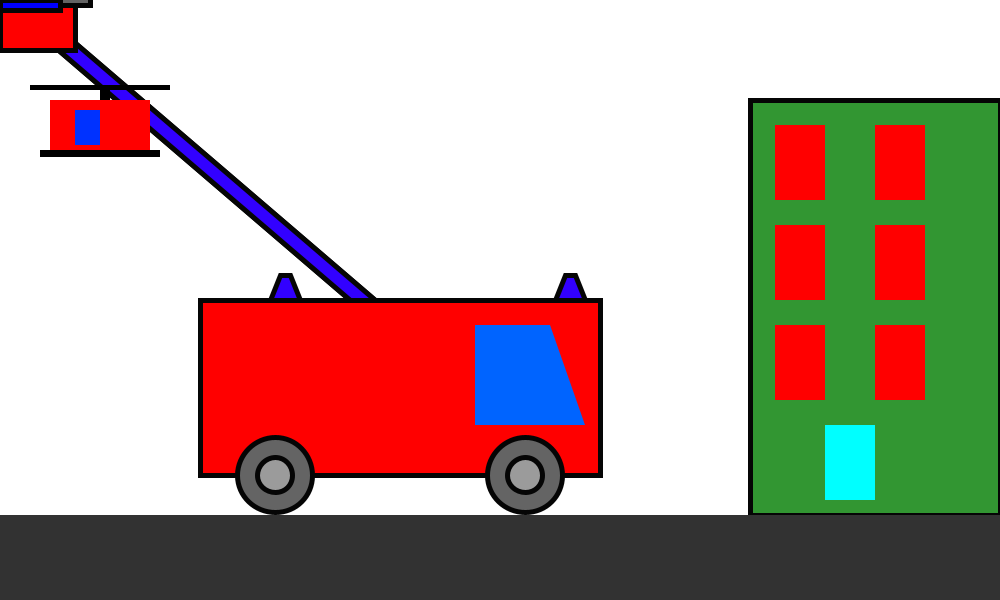
Frame 1 (no input)
Frame 60 (the mouse pressed at the canvas centre just before this capture): identical to frame 1, image omitted
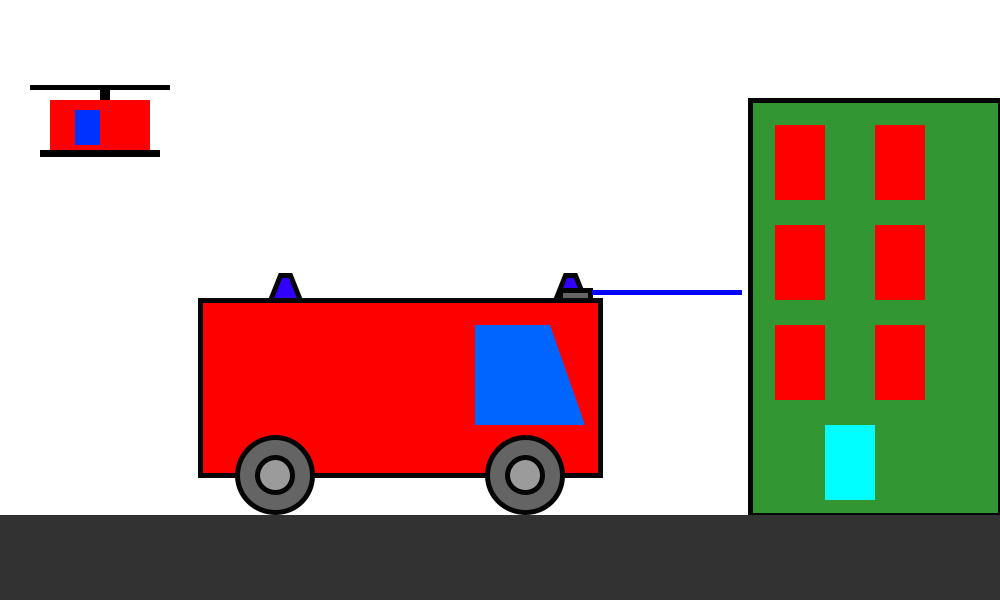
Frame 120 (the mouse held since frame 60 and released just before this capture)

The Processing sketch that drew these frames (run headless with seeded random() and noise(); from frame 60 on, the mouse is pressed at the canvas centre):

// Processing sketch: processing_117106
// ── processing_117106.pde

int rfl=2500,h=1,f1=110,f2=120,f3=130,f4=140,f5=150,f6=160,fd=200,fire=1;
boolean p1,p2,p3,p4,p5,p6;
int posX=50,posY=100;

void setup()
{
 p1=true;
 p2=true;
 p3=true;
 p4=true;
 p5=true;
 p6=true;
 noCursor();
 background(0,255,0);
 size(1000,600);
 
 
}

void draw()
{
 if(h==1)
 {
  background(255); 
 }
 
 

fill(0,255,0);
rect(825,425,50,75);
stroke(5);
 strokeWeight(5);
 
 fill(0,50,255);
 fill(50,150,50);
 rect(750,100,250,415);



if(f1>0 || f2>0 || f3>0 || f4>0 || f5>0 || f6>0)
 {
   fill(50,0,255);
   quad(270,300,300,300,290,275,280,275);
 quad(555,300,585,300,575,275,565,275);
 line(350,300,mouseX,mouseY);
 line(375,300,mouseX+25,mouseY); 
 quad(350,300,375,300,mouseX+25,mouseY,mouseX,mouseY);
 fill(255,0,0);
 rect(mouseX,mouseY,75,50);
 fill(100);
 rect(mouseX+60,mouseY-10,30,15);
 fill(0,0,255);
 rect(mouseX,mouseY,60,10);
 fill(255,0,0);
 rect(200,300,400,175); 
 fill(100);
 ellipse(275,475,75,75);
 ellipse(525,475,75,75);
 fill(155);
 ellipse(275,475,35,35);
 ellipse(525,475,35,35);
 fill(0,100,255);
 noStroke();
 rect(475,325,75,100);
 triangle(550,325,550,425,585,425);
 fill(0);
 }
 
fill(50,50,155);
rect(775,125,50,75);
rect(875,125,50,75);
rect(775,225,50,75);
rect(875,225,50,75);
rect(775,325,50,75);
rect(875,325,50,75);
 
   fill(0);
 rect(posX+50,posY-10,10,50);
 rect(posX-20,posY-15,140,5);
 rect(posX-10,posY+50,120,7);
 fill(255,0,0);
 rect(posX,posY,100,50);
 fill(0,50,255);
 rect(posX+25,posY+10,25,35); 
 if(p1==true)
{
 fill(0,255,0);
 ellipse(800,150,25,25); 
}  
if(p2==true)
{
 fill(0,255,0);
 ellipse(900,150,25,25); 
}  
if(p3==true)
{
 fill(0,255,0);
 ellipse(800,250,25,25); 
}  
if(p4==true)
{
 fill(0,255,0);
 ellipse(900,250,25,25); 
}  
if(p5==true)
{
 fill(0,255,0);
 ellipse(800,350,25,25); 
}  
if(p6==true)
{
 fill(0,255,0);
 ellipse(900,350,25,25); 
}  

if(posX+25>775 && posX+25<825 && posY+10>125 && posY+10<200 && f1<1)
{
 p1=false;
}
if(posX+25>875 && posX+25<925 && posY+10>125 && posY+10<200 && f2<1)
{
 p2=false;
}
if(posX+25>775 && posX+25<825 && posY+10>225 && posY+10<300 && f3<1)
{
 p3=false;
}
if(posX+25>875 && posX+25<925 && posY+10>225 && posY+10<300 && f4<1)
{
 p4=false;
}
if(posX+25>775 && posX+25<825 && posY+10>325 && posY+10<400 && f5<1)
{
 p5=false;
}
if(posX+25>875 && posX+25<925 && posY+10>325 && posY+10<400 && f6<1)
{
 p6=false;
}


fill(0,0,255);
if(f1>0)
{
fill(255,0,0);
rect(775,125,50,75);
}
if(f2>0)
{
  fill(255,0,0);
rect(875,125,50,75);
}
if(f3>0)
{
  fill(255,0,0);
rect(775,225,50,75);
}
if(f4>0)
{
  fill(255,0,0);
rect(875,225,50,75);
}
if(f5>0)
{
  fill(255,0,0);
rect(775,325,50,75);
}
if(f6>0)
{
  fill(255,0,0);
rect(875,325,50,75);
}
if(fd>0)
{
  
fill(0,255,255);
rect(825,425,50,75); 
}


fill(50);
rect(0,515,1000,500);

if(f1<1 && f2<1 && f3<1 && f4<1 && f5<1 && f6<1)
 {
   fill(0,50,255);
   rect(0,515,747,500);
   line(mouseX,mouseY-25,mouseX,mouseY+25);
   line(mouseX-25,mouseY,mouseX+25,mouseY);
   fill(255,0,0);
   strokeWeight(1);
   quad(200,400,300,515,600,515,700,400);
   fill(50);
   rect(300,380,10,20);
   fill(0,100,255);
 noStroke();
 rect(475,300,75,100);
 triangle(550,300,550,400,585,400);
 if(rfl>0)
{
  fill(255,0,0);
  rect(750,100,400,rfl/100);
}


  if(mousePressed==true)
  {
   fill(0,25,255);
   quad(300,380,310,380,mouseX+5,mouseY,mouseX,mouseY);
  }
  if(mousePressed==true && mouseX>749 && mouseX<1001 && mouseY>99 && mouseY<126)
  {
    rfl--;
  }
}
 
if(f1>0 || f2>0 || f3>0 || f4>0 || f5>0 || f6>0)
 {
 if(mousePressed==true)
  {
   fire=0 ;
  }
  
  else
  {
    fire=1;
}
if(fire==0)
  {
  fill(0,0,255);
  rect(mouseX+92,mouseY-10,150,5);
  }
  
 }

  


  
  if(mousePressed==true)
  {
   if(mouseX> 675-150 && mouseX<725-150 && mouseY>125 && mouseY<200)
   {
    f1--; 
   }
   if(mouseX> 775-150 && mouseX<825-150 && mouseY>125 && mouseY<200)
   {
    f2--; 
   }
   if(mouseX> 675-150 && mouseX<725-150 && mouseY>225 && mouseY<300)
   {
    f3--; 
   }
   if(mouseX> 775-150 && mouseX<825-150 && mouseY>225 && mouseY<300)
   {
    f4--; 
   }
   if(mouseX> 675-150 && mouseX<725-150 && mouseY>325 && mouseY<400)
   {
    f5--; 
   }
   if(mouseX> 775-150 && mouseX<825-150 && mouseY>325 && mouseY<400)
   {
    f6--; 
   }
  }
  if(keyPressed==true)
  {
   if(key=='w')
 {
  posY=posY-3;
 } 
 if(key=='s')
 {
  posY=posY+3;
 } 
 if(key=='d')
 {
  posX=posX+3;
 } 
 if(key=='a')
 {
  posX=posX-3;
 } 
}
}
